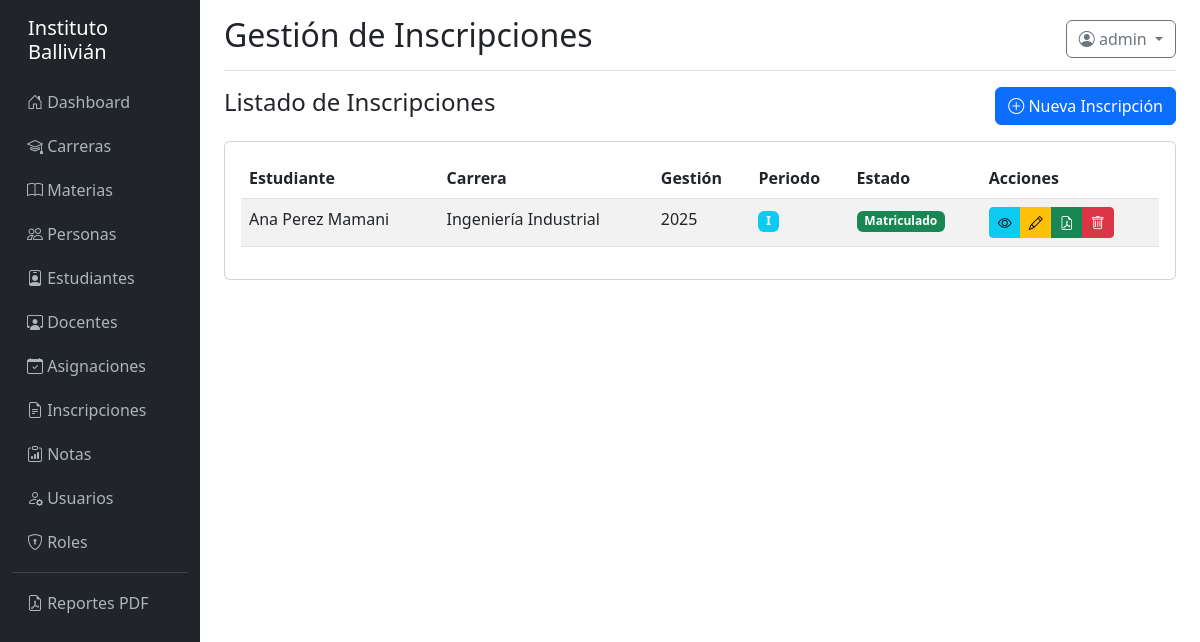
Screenshot of /inscripciones/ (signed in) with the database file from the repository.
### models/__init__.py (models this page shows, shortened)
class Usuario(UserMixin, db.Model):
    __tablename__ = 'usuario'
    id = db.Column(db.Integer, primary_key=True)
    username = db.Column(db.String(100), unique=True, nullable=False)
    email = db.Column(db.String(150))
    password_hash = db.Column(db.String(255), nullable=False)
    persona_id = db.Column(db.Integer, db.ForeignKey('persona.id'))
    estudiante_id = db.Column(db.Integer, db.ForeignKey('estudiante.id'))
    docente_id = db.Column(db.Integer, db.ForeignKey('docente.id'))
    activo = db.Column(db.Boolean, default=True)
    ultimo_login = db.Column(db.DateTime)
    created_at = db.Column(db.DateTime, default=datetime.utcnow)
    updated_at = db.Column(db.DateTime, onupdate=datetime.utcnow)
    roles = db.relationship('Rol', secondary=usuario_rol, backref='usuarios')
    def tiene_permiso(self, nombre_permiso):
        for rol in self.roles:
            for permiso in rol.permisos:
                if permiso.nombre == nombre_permiso:
                    return True
        return False

class Inscripcion(db.Model):
    __tablename__ = 'inscripcion'
    id = db.Column(db.Integer, primary_key=True)
    estudiante_id = db.Column(db.Integer, db.ForeignKey('estudiante.id'), nullable=False)
    carrera_id = db.Column(db.Integer, db.ForeignKey('carrera.id'), nullable=False)
    gestion = db.Column(db.Integer, nullable=False)
    periodo = db.Column(db.Enum('I', 'II', 'III', 'Cuatrimestral', 'Anual'), default='I')
    fecha_inscripcion = db.Column(db.DateTime, default=datetime.utcnow)
    estado = db.Column(db.Enum('Preinscrito', 'Matriculado', 'Rechazado', 'Anulado'), default='Matriculado')
    metodo_ingreso = db.Column(db.Enum('Regular', 'Traslado', 'Admitido', 'Otro'), default='Regular')
    boletin_id = db.Column(db.Integer)
    formulario_path = db.Column(db.String(500))
    created_at = db.Column(db.DateTime, default=datetime.utcnow)
    updated_at = db.Column(db.DateTime, onupdate=datetime.utcnow)
    depositos = db.relationship('DepositoBancario', backref='inscripcion', lazy=True, cascade='all, delete-orphan')
    boletas = db.relationship('BoletaInscripcion', backref='inscripcion', lazy=True, cascade='all, delete-orphan')
    notas = db.relationship('Nota', backref='inscripcion', lazy=True, cascade='all, delete-orphan')

class Persona(db.Model):
    __tablename__ = 'persona'
    id = db.Column(db.Integer, primary_key=True)
    tipo_documento = db.Column(db.Enum('CI', 'Pasaporte', 'Otro'), default='CI')
    nro_documento = db.Column(db.String(50), nullable=False)
    nombre = db.Column(db.String(150), nullable=False)
    apellido_paterno = db.Column(db.String(100), nullable=False)
    apellido_materno = db.Column(db.String(100))
    fecha_nacimiento = db.Column(db.Date)
    sexo = db.Column(db.Enum('M', 'F', 'O'))
    lugar_nacimiento = db.Column(db.String(255))
    direccion = db.Column(db.Text)
    telefono = db.Column(db.String(50))
    email = db.Column(db.String(150))
    foto_path = db.Column(db.String(500))
    created_at = db.Column(db.DateTime, default=datetime.utcnow)
    updated_at = db.Column(db.DateTime, onupdate=datetime.utcnow)
    __table_args__ = (
        db.UniqueConstraint('tipo_documento', 'nro_documento', name='_tipo_nro_uc'),
    )
    estudiante = db.relationship('Estudiante', backref='persona', uselist=False, cascade='all, delete-orphan')
    docente = db.relationship('Docente', backref='persona', uselist=False, cascade='all, delete-orphan')
    usuario = db.relationship('Usuario', backref='persona', uselist=False)
    @property
    def nombre_completo(self):
        return f"{self.nombre} {self.apellido_paterno} {self.apellido_materno or ''}".strip()

class Carrera(db.Model):
    __tablename__ = 'carrera'
    id = db.Column(db.Integer, primary_key=True)
    codigo = db.Column(db.String(30), unique=True, nullable=False)
    nombre = db.Column(db.String(255), nullable=False)
    descripcion = db.Column(db.Text)
    tipo = db.Column(db.Enum('Pregrado', 'Tecnico', 'Posgrado', 'Diplomado', 'Otro'), default='Pregrado')
    carga_horaria = db.Column(db.Integer, default=0)
    creditos = db.Column(db.Integer)
    fecha_creacion = db.Column(db.Date)
    activo = db.Column(db.Boolean, default=True)
    created_at = db.Column(db.DateTime, default=datetime.utcnow)
    updated_at = db.Column(db.DateTime, onupdate=datetime.utcnow)
    materias = db.relationship('Materia', backref='carrera', lazy=True, cascade='all, delete-orphan')
    inscripciones = db.relationship('Inscripcion', backref='carrera', lazy=True)
    asignaciones = db.relationship('Asignacion', backref='carrera', lazy=True)

### controllers/inscripcion_controller.py (the view)
@inscripcion_bp.route('/')
@login_required
def index():
    page = request.args.get('page', 1, type=int)
    inscripciones = Inscripcion.query.order_by(Inscripcion.gestion.desc(), Inscripcion.fecha_inscripcion.desc()).paginate(page=page, per_page=10, error_out=False)
    return render_template('inscripcion/index.html', inscripciones=inscripciones)

### templates/inscripcion/index.html (shortened to what this page needs)
{% extends "base.html" %}
{% block page_title %}Gestión de Inscripciones{% endblock %}
{% block content %}
<div class="d-flex justify-content-between align-items-center mb-3">
    <h4>Listado de Inscripciones</h4>
    {% if current_user.tiene_permiso('crear_inscripcion') %}
    <a href="{{ url_for('inscripcion.crear') }}" class="btn btn-primary"><i class="bi bi-plus-circle"></i> Nueva
        Inscripción</a>
    {% endif %}
</div>
<div class="card">
    <div class="card-body">
        <div class="table-responsive">
            <table class="table table-striped table-hover">
                <thead>
                    <tr>
                        <th>Estudiante</th>
                        <th>Carrera</th>
                        <th>Gestión</th>
                        <th>Periodo</th>
                        <th>Estado</th>
                        <th>Acciones</th>
                    </tr>
                </thead>
                <tbody>
                    {% for inscripcion in inscripciones.items %}<tr>
                        <td>{{ inscripcion.estudiante.persona.nombre_completo }}</td>
                        <td>{{ inscripcion.carrera.nombre }}</td>
                        <td>{{ inscripcion.gestion }}</td>
                        <td><span class="badge bg-info">{{ inscripcion.periodo }}</span></td>
                        <td><span
                                class="badge bg-{% if inscripcion.estado == 'Matriculado' %}success{% elif inscripcion.estado == 'Preinscrito' %}warning{% else %}secondary{% endif %}">{{
                                inscripcion.estado }}</span></td>
                        <td>
                            <div class="btn-group btn-group-sm"><a
                                    href="{{ url_for('inscripcion.detalle', id=inscripcion.id) }}"
                                    class="btn btn-info"><i class="bi bi-eye"></i></a>{% if
                                current_user.tiene_permiso('editar_inscripcion') %}<a
                                    href="{{ url_for('inscripcion.editar', id=inscripcion.id) }}"
                                    class="btn btn-warning"><i class="bi bi-pencil"></i></a>{% endif %}{% if
                                current_user.tiene_permiso('ver_notas') or (current_user.estudiante_id and
                                current_user.estudiante_id == inscripcion.estudiante_id) %}<a
                                    href="{{ url_for('reporte.reporte_notas_estudiante', inscripcion_id=inscripcion.id) }}"
                                    class="btn btn-success" title="Certificado de Notas"><i
                                        class="bi bi-file-earmark-pdf"></i></a>{% endif %}{% if
                                current_user.tiene_permiso('eliminar_inscripcion') %}<button type="button"
                                    class="btn btn-danger" data-bs-toggle="modal"
                                    data-bs-target="#deleteModal{{ inscripcion.id }}"><i
                                        class="bi bi-trash"></i></button>{% endif %}</div>
                        </td>
                    </tr>{% else %}<tr>
                        <td colspan="6" class="text-center">No hay inscripciones registradas</td>
                    </tr>{% endfor %}</tbody>
            </table>
        </div>
    </div>
</div>
{% endblock %}

### templates/base.html (shortened to what this page needs)
<!DOCTYPE html>
<html lang="es">
<head>
    <link href="https://cdn.jsdelivr.net/npm/bootstrap@5.3.0/dist/css/bootstrap.min.css" rel="stylesheet">
    <link rel="stylesheet" href="https://cdn.jsdelivr.net/npm/bootstrap-icons@1.11.0/font/bootstrap-icons.css">
</head>
<body>
    <div class="container-fluid">
        <div class="row">
            {% if current_user.is_authenticated %}
            <nav class="col-md-2 col-lg-2 d-md-block sidebar">
                <div class="position-sticky pt-3">
                    <h5 class="text-white px-3 mb-3">Instituto Ballivián</h5>
                    <ul class="nav flex-column">
                        <li class="nav-item">
                            <a class="nav-link" href="{{ url_for('main.dashboard') }}">
                                <i class="bi bi-house-door"></i> Dashboard
                            </a>
                        </li>
                        {% if current_user.tiene_permiso('ver_carreras') %}
                        <li class="nav-item">
                            <a class="nav-link" href="{{ url_for('carrera.index') }}">
                                <i class="bi bi-mortarboard"></i> Carreras
                            </a>
                        </li>
                        {% endif %}
                        {% if current_user.tiene_permiso('ver_materias') %}
                        <li class="nav-item">
                            <a class="nav-link" href="{{ url_for('materia.index') }}">
                                <i class="bi bi-book"></i> Materias
                            </a>
                        </li>
                        {% endif %}
                        {% if current_user.tiene_permiso('ver_personas') %}
                        <li class="nav-item">
                            <a class="nav-link" href="{{ url_for('persona.index') }}">
                                <i class="bi bi-people"></i> Personas
                            </a>
                        </li>
                        {% endif %}
                        {% if current_user.tiene_permiso('ver_estudiantes') %}
                        <li class="nav-item">
                            <a class="nav-link" href="{{ url_for('estudiante.index') }}">
                                <i class="bi bi-person-badge"></i> Estudiantes
                            </a>
                        </li>
                        {% endif %}
                        {% if current_user.tiene_permiso('ver_docentes') %}
                        <li class="nav-item">
                            <a class="nav-link" href="{{ url_for('docente.index') }}">
                                <i class="bi bi-person-workspace"></i> Docentes
                            </a>
                        </li>
                        {% endif %}
                        {% if current_user.tiene_permiso('ver_asignaciones') %}
                        <li class="nav-item">
                            <a class="nav-link" href="{{ url_for('asignacion.index') }}">
                                <i class="bi bi-calendar-check"></i> Asignaciones
                            </a>
                        </li>
                        {% endif %}
                        {% if current_user.tiene_permiso('ver_inscripciones') %}
                        <li class="nav-item">
                            <a class="nav-link" href="{{ url_for('inscripcion.index') }}">
                                <i class="bi bi-file-earmark-text"></i> Inscripciones
                            </a>
                        </li>
                        {% endif %}
                        {% if current_user.tiene_permiso('ver_notas') %}
                        <li class="nav-item">
                            <a class="nav-link" href="{{ url_for('nota.index') }}">
                                <i class="bi bi-clipboard-data"></i> Notas
                            </a>
                        </li>
                        {% endif %}
                        {% if current_user.tiene_permiso('ver_usuarios') %}
                        <li class="nav-item">
                            <a class="nav-link" href="{{ url_for('usuario.index') }}">
                                <i class="bi bi-person-gear"></i> Usuarios
                            </a>
                        </li>
                        {% endif %}
                        {% if current_user.tiene_permiso('ver_roles') %}
                        <li class="nav-item">
                            <a class="nav-link" href="{{ url_for('rol.index') }}">
                                <i class="bi bi-shield-lock"></i> Roles
                            </a>
                        </li>
                        {% endif %}
                        <hr class="text-white-50 my-2">
                        <li class="nav-item">
                            <a class="nav-link" href="{{ url_for('reporte.index') }}">
                                <i class="bi bi-file-earmark-pdf"></i> Reportes PDF
                            </a>
                        </li>
                    </ul>
                </div>
            </nav>
            {% endif %}
            <main class="col-md-10 ms-sm-auto col-lg-10 px-md-4">
                {% if current_user.is_authenticated %}
                <div class="d-flex justify-content-between flex-wrap flex-md-nowrap align-items-center pt-3 pb-2 mb-3 border-bottom">
                    <h1 class="h2">{% block page_title %}Dashboard{% endblock %}</h1>
                    <div class="btn-toolbar mb-2 mb-md-0">
                        <div class="dropdown">
                            <button class="btn btn-outline-secondary dropdown-toggle" type="button" id="userDropdown" data-bs-toggle="dropdown">
                                <i class="bi bi-person-circle"></i> {{ current_user.username }}
                            </button>
                        </div>
                    </div>
                </div>
                {% endif %}
                {% block content %}{% endblock %}
            </main>
        </div>
    </div>
</body>
</html>

### templates/base.html (style rules this page uses)
.sidebar { min-height: 100vh; background-color: #212529; }
.sidebar a { color: #adb5bd; text-decoration: none; padding: 10px 15px; display: block; }

### rows the page displays
Usuario: username "admin"
Inscripcion: estudiante.persona.nombre_completo "Ana Perez Mamani", carrera.nombre "Ingeniería Industrial", gestion "2025", periodo "I", estado "Matriculado"
